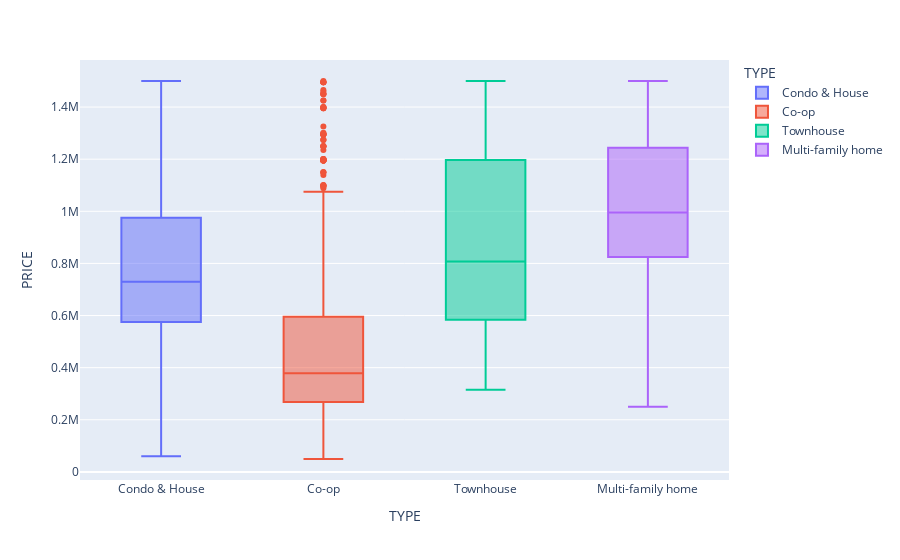

Notebook code for this chart:
### Code cell
fig = px.box(data_frame=df , x = 'TYPE' , y = 'PRICE' , color = 'TYPE')

fig.show()

### Figure 1 — Plotly figure (JSON) as saved in the notebook; plotly's stock layout.template omitted (floating-point values rounded to 4 significant figures; data arrays with more than 128 entries replaced by an {"elided": "..."} marker saying what was removed)
{"data": [{"alignmentgroup": "True", "hovertemplate": "TYPE=%{x}<br>PRICE=%{y}<extra></extra>", "legendgroup": "Condo & House", "marker": {"color": "#636efa"}, "name": "Condo & House", "notched": false, "offsetgroup": "Condo & House", "orientation": "v", "showlegend": true, "type": "box", "x": {"elided": "1431 str values"}, "x0": " ", "xaxis": "x", "y": {"elided": "1431 int values"}, "y0": " ", "yaxis": "y"}, {"alignmentgroup": "True", "hovertemplate": "TYPE=%{x}<br>PRICE=%{y}<extra></extra>", "legendgroup": "Co-op", "marker": {"color": "#EF553B"}, "name": "Co-op", "notched": false, "offsetgroup": "Co-op", "orientation": "v", "showlegend": true, "type": "box", "x": {"elided": "1255 str values"}, "x0": " ", "xaxis": "x", "y": {"elided": "1255 int values"}, "y0": " ", "yaxis": "y"}, {"alignmentgroup": "True", "hovertemplate": "TYPE=%{x}<br>PRICE=%{y}<extra></extra>", "legendgroup": "Townhouse", "marker": {"color": "#00cc96"}, "name": "Townhouse", "notched": false, "offsetgroup": "Townhouse", "orientation": "v", "showlegend": true, "type": "box", "x": ["Townhouse", "Townhouse", "Townhouse", "Townhouse", "Townhouse", "Townhouse", "Townhouse", "Townhouse", "Townhouse", "Townhouse", "Townhouse", "Townhouse", "Townhouse", "Townhouse", "Townhouse", "Townhouse", "Townhouse", "Townhouse", "Townhouse", "Townhouse", "Townhouse", "Townhouse", "Townhouse", "Townhouse", "Townhouse", "Townhouse", "Townhouse", "Townhouse", "Townhouse", "Townhouse", "Townhouse", "Townhouse", "Townhouse", "Townhouse", "Townhouse", "Townhouse", "Townhouse", "Townhouse", "Townhouse", "Townhouse", "Townhouse", "Townhouse", "Townhouse", "Townhouse", "Townhouse", "Townhouse", "Townhouse", "Townhouse", "Townhouse", "Townhouse", "Townhouse", "Townhouse", "Townhouse", "Townhouse", "Townhouse", "Townhouse", "Townhouse", "Townhouse", "Townhouse", "Townhouse", "Townhouse", "Townhouse", "Townhouse", "Townhouse", "Townhouse", "Townhouse", "Townhouse", "Townhouse", "Townhouse", "Townhouse", "Townhouse", "Townhouse", "Townhouse", "Townhouse", "Townhouse", "Townhouse", "Townhouse", "Townhouse", "Townhouse", "Townhouse", "Townhouse", "Townhouse", "Townhouse", "Townhouse", "Townhouse", "Townhouse", "Townhouse", "Townhouse", "Townhouse", "Townhouse", "Townhouse", "Townhouse", "Townhouse", "Townhouse", "Townhouse", "Townhouse"], "x0": " ", "xaxis": "x", "y": [689000, 975000, 650000, 1250000, 699998, 795000, 559900, 695000, 695000, 1499999, 950000, 575000, 650000, 529000, 1290000, 334999, 334999, 1299999, 815000, 1499000, 475000, 549000, 588000, 588000, 790000, 799900, 1050000, 1049000, 549990, 660000, 318888, 525000, 1268000, 1198000, 499000, 899000, 495000, 700000, 315000, 549999, 1299000, 899000, 900000, 1099999, 869000, 1335000, 1299900, 1288000, 849000, 478888, 1195000, 530000, 1238000, 795000, 795000, 595000, 868000, 1348000, 588000, 600000, 950000, 998000, 548000, 1399000, 1450000, 939000, 399985, 1200000, 598500, 1450000, 979000, 699000, 889000, 579000, 528000, 860000, 860000, 925000, 999000, 760000, 999000, 1300000, 615000, 1500000, 1500000, 1100000, 1499000, 1495000, 799000, 1225000, 1495000, 499000, 499000, 599999, 499000, 465000], "y0": " ", "yaxis": "y"}, {"alignmentgroup": "True", "hovertemplate": "TYPE=%{x}<br>PRICE=%{y}<extra></extra>", "legendgroup": "Multi-family home", "marker": {"color": "#ab63fa"}, "name": "Multi-family home", "notched": false, "offsetgroup": "Multi-family home", "orientation": "v", "showlegend": true, "type": "box", "x": {"elided": "519 str values"}, "x0": " ", "xaxis": "x", "y": {"elided": "519 int values"}, "y0": " ", "yaxis": "y"}], "layout": {"boxmode": "overlay", "legend": {"title": {"text": "TYPE"}, "tracegroupgap": 0}, "margin": {"t": 60}, "xaxis": {"anchor": "y", "categoryarray": ["Condo & House", "Co-op", "Townhouse", "Multi-family home"], "categoryorder": "array", "domain": [0, 1], "title": {"text": "TYPE"}}, "yaxis": {"anchor": "x", "domain": [0, 1], "title": {"text": "PRICE"}}}}
